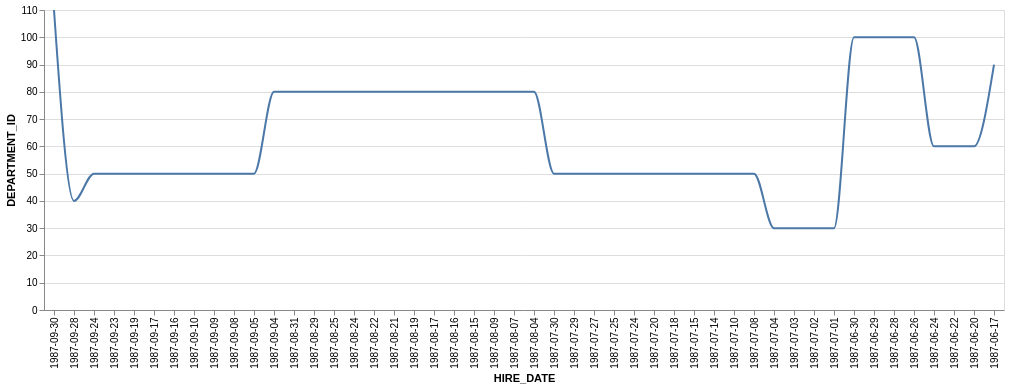

Express this chart as Vega-Lite.
### Vega-Lite specification from a JSON file in a GitHub repository (floating-point values rounded to 4 significant figures)
{"data": {"values": [{"x_data": "1987-06-17", "y_data": 90}, {"x_data": "1987-09-30", "y_data": 110}, {"x_data": "1987-08-24", "y_data": 80}, {"x_data": "1987-07-01", "y_data": 30}, {"x_data": "1987-08-04", "y_data": 80}, {"x_data": "1987-08-25", "y_data": 80}, {"x_data": "1987-08-07", "y_data": 80}, {"x_data": "1987-08-19", "y_data": 80}, {"x_data": "1987-06-20", "y_data": 60}, {"x_data": "1987-06-26", "y_data": 100}, {"x_data": "1987-08-31", "y_data": 80}, {"x_data": "1987-07-08", "y_data": 50}, {"x_data": "1987-08-09", "y_data": 80}, {"x_data": "1987-08-15", "y_data": 80}, {"x_data": "1987-06-29", "y_data": 100}, {"x_data": "1987-06-28", "y_data": 100}, {"x_data": "1987-08-16", "y_data": 80}, {"x_data": "1987-08-17", "y_data": 80}, {"x_data": "1987-06-30", "y_data": 100}, {"x_data": "1987-08-21", "y_data": 80}, {"x_data": "1987-07-10", "y_data": 50}, {"x_data": "1987-09-28", "y_data": 40}, {"x_data": "1987-08-22", "y_data": 80}, {"x_data": "1987-09-04", "y_data": 80}, {"x_data": "1987-08-29", "y_data": 80}, {"x_data": "1987-06-22", "y_data": 60}, {"x_data": "1987-06-24", "y_data": 60}, {"x_data": "1987-09-09", "y_data": 50}, {"x_data": "1987-09-10", "y_data": 50}, {"x_data": "1987-09-17", "y_data": 50}, {"x_data": "1987-07-24", "y_data": 50}, {"x_data": "1987-07-20", "y_data": 50}, {"x_data": "1987-07-25", "y_data": 50}, {"x_data": "1987-09-05", "y_data": 50}, {"x_data": "1987-09-19", "y_data": 50}, {"x_data": "1987-07-02", "y_data": 30}, {"x_data": "1987-07-29", "y_data": 50}, {"x_data": "1987-07-03", "y_data": 30}, {"x_data": "1987-07-04", "y_data": 30}, {"x_data": "1987-09-08", "y_data": 50}, {"x_data": "1987-07-30", "y_data": 50}, {"x_data": "1987-09-23", "y_data": 50}, {"x_data": "1987-09-24", "y_data": 50}, {"x_data": "1987-07-18", "y_data": 50}, {"x_data": "1987-07-27", "y_data": 50}, {"x_data": "1987-09-16", "y_data": 50}, {"x_data": "1987-07-14", "y_data": 50}, {"x_data": "1987-07-15", "y_data": 50}]}, "mark": {"type": "line", "interpolate": "monotone"}, "encoding": {"x": {"field": "x_data", "type": "nominal", "title": "HIRE_DATE", "sort": "descending"}, "y": {"field": "y_data", "type": "quantitative", "title": "DEPARTMENT_ID"}}}
